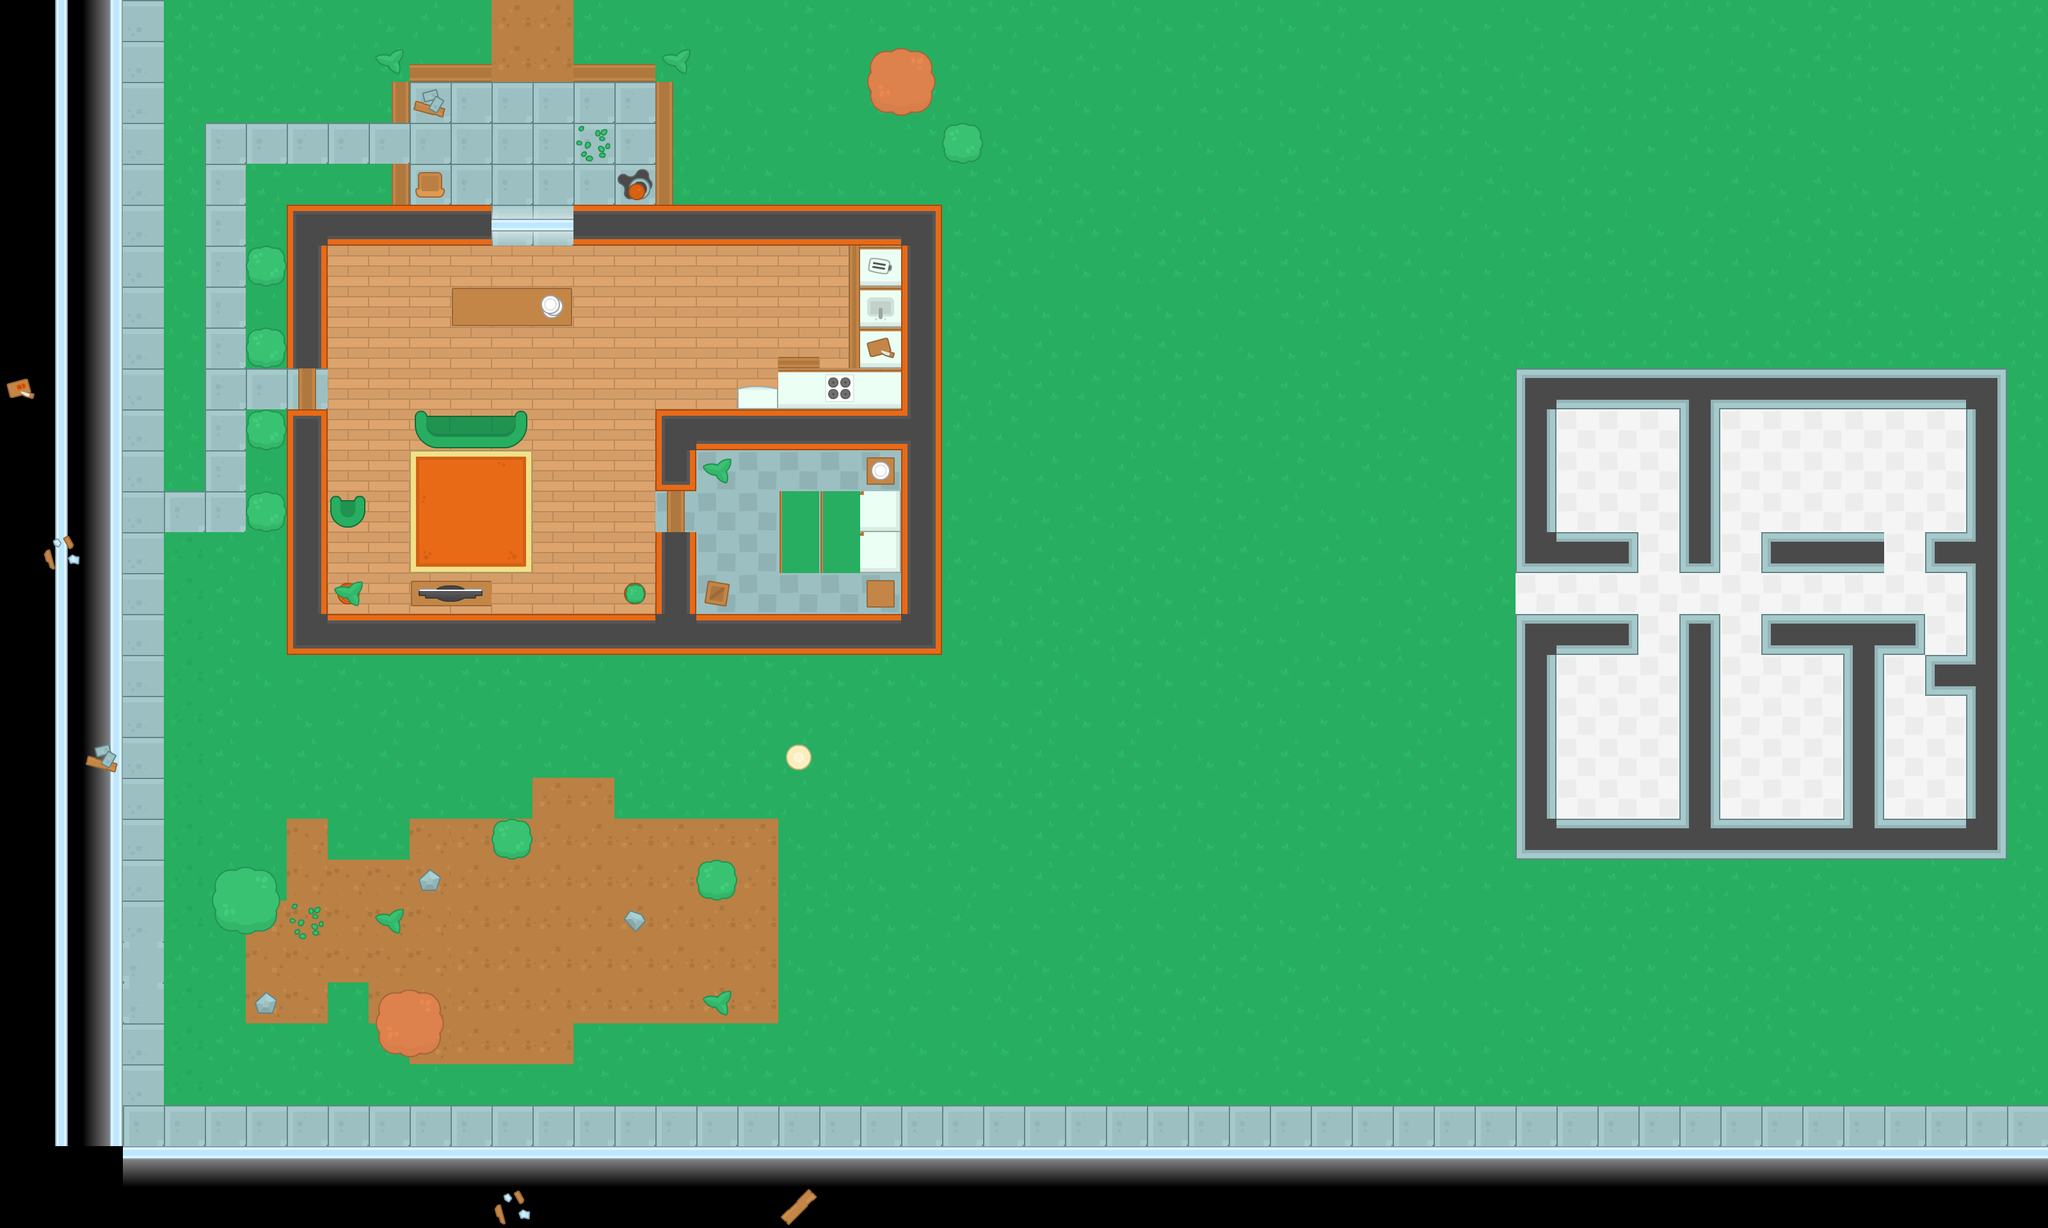

This is a level from a 2D game, rendered from its Tiled map with the project's own tilesets. A one-line summary and the map file follow, with tile-layer data summarised:
An orthogonal 50x30 tile map with 64x64 px tiles, 4 tile layers (Ground, Walls, Items, Decorations) and 70 objects (56x wall, 11x zoimbie, player, health, shotgun).

<map version="1.0" orientation="orthogonal" renderorder="right-down" width="50" height="30" tilewidth="64" tileheight="64" nextobjectid="75">
 <tileset firstgid="1" name="Kenney Topdown Pack" tilewidth="64" tileheight="64" spacing="10" tilecount="540" columns="27">
  <image source="../img/spritesheet_tiles.png" trans="ff00ff" width="1988" height="1470" />
 </tileset>
 <layer name="Ground" width="50" height="30">
  <data>[1500 cells, 1419 non-empty, 25 distinct tile ids]</data>
 </layer>
 <layer name="Walls" width="50" height="30">
  <data>[1500 cells, 74 non-empty, 17 distinct tile ids]</data>
 </layer>
 <layer name="Items" width="50" height="30">
  <data>[1500 cells, 44 non-empty, 27 distinct tile ids]</data>
 </layer>
 <layer name="Decorations" width="50" height="30">
  <data>[1500 cells, 121 non-empty, 42 distinct tile ids]</data>
 </layer>
 <objectgroup name="Obstacles">
  <object id="1" name="wall" x="448" y="320" width="312" height="58" />
  <object id="2" name="player" x="320" y="208" width="48" height="48" />
  <object id="3" name="wall" x="448" y="384" width="64" height="192" />
  <object id="4" name="wall" x="448" y="960" width="1008" height="58" />
  <object id="5" name="wall" x="448" y="640" width="64" height="320" />
  <object id="6" name="wall" x="400" y="400" width="32" height="32" />
  <object id="7" name="wall" x="896" y="320" width="576" height="58" />
  <object id="8" name="wall" x="1408" y="384" width="64" height="576" />
  <object id="9" name="wall" x="1024" y="640" width="384" height="64" />
  <object id="10" name="wall" x="1024" y="704" width="64" height="64" />
  <object id="11" name="wall" x="640" y="896" width="128" height="48" />
  <object id="12" name="wall" x="400" y="528" width="32" height="32" />
  <object id="13" name="wall" x="400" y="656" width="32" height="32" />
  <object id="14" name="wall" x="400" y="784" width="32" height="32" />
  <object id="15" name="wall" x="528" y="784" width="32" height="32" />
  <object id="16" name="wall" x="528" y="912" width="32" height="32" />
  <object id="17" name="wall" x="672" y="656" width="144" height="32" />
  <object id="18" name="wall" x="704" y="448" width="192" height="64" />
  <object id="19" name="wall" x="1344" y="576" width="192" height="64" rotation="-88.5967" />
  <object id="20" name="wall" x="1216" y="576" width="192" height="64" />
  <object id="21" name="wall" x="1488" y="208" width="32" height="32" />
  <object id="22" name="wall" x="1360" y="912" width="32" height="32" />
  <object id="23" name="wall" x="1104" y="912" width="32" height="32" />
  <object id="24" name="wall" x="1104" y="720" width="32" height="32" />
  <object id="25" name="wall" x="1360" y="720" width="32" height="32" />
  <object id="26" name="wall" x="1216" y="768" width="64" height="128" />
  <object id="27" name="wall" x="1216" y="832" width="64" height="128" rotation="-89.833" />
  <object id="28" name="wall" x="1376" y="96" width="64" height="64" />
  <object id="30" name="zoimbie" x="784" y="208" width="48" height="48" />
  <object id="32" name="zoimbie" x="1104" y="448" width="48" height="48" />
  <object id="34" name="wall" x="640" y="256" width="48" height="64" />
  <object id="35" name="wall" x="96" y="0" width="80" height="1792" />
  <object id="36" name="wall" x="112" y="1792" width="3120" height="80" />
  <object id="37" name="wall" x="352" y="1376" width="64" height="64" />
  <object id="38" name="wall" x="608" y="1568" width="64" height="64" />
  <object id="39" name="wall" x="784" y="1296" width="32" height="32" />
  <object id="40" name="wall" x="1104" y="1360" width="32" height="32" />
  <object id="41" name="wall" x="1104" y="1552" width="32" height="32" />
  <object id="42" name="wall" x="976" y="1424" width="32" height="32" />
  <object id="43" name="wall" x="656" y="1360" width="32" height="32" />
  <object id="44" name="wall" x="592" y="1424" width="32" height="32" />
  <object id="45" name="wall" x="464" y="1424" width="32" height="32" />
  <object id="46" name="wall" x="400" y="1552" width="32" height="32" />
  <object id="47" name="wall" x="1232" y="1168" width="32" height="32" />
  <object id="48" name="wall" x="3072" y="592" width="64" height="736" />
  <object id="49" name="wall" x="2368" y="1280" width="704" height="48" />
  <object id="50" name="wall" x="2368" y="976" width="64" height="304" />
  <object id="51" name="wall" x="2368" y="576" width="64" height="304" />
  <object id="52" name="wall" x="2432" y="576" width="640" height="64" />
  <object id="53" name="wall" x="2432" y="832" width="128" height="48" />
  <object id="54" name="wall" x="2624" y="640" width="64" height="240" />
  <object id="55" name="wall" x="2624" y="960" width="64" height="320" />
  <object id="56" name="wall" x="2880" y="1008" width="64" height="272" />
  <object id="57" name="wall" x="2432" y="976" width="128" height="48" />
  <object id="58" name="wall" x="2752" y="960" width="256" height="48" />
  <object id="59" name="wall" x="2752" y="832" width="192" height="64" />
  <object id="60" name="wall" x="3008" y="848" width="64" height="32" />
  <object id="61" name="wall" x="3008" y="1040" width="64" height="32" />
  <object id="62" name="zoimbie" x="1696" y="336" width="48" height="48" />
  <object id="63" name="zoimbie" x="2016" y="496" width="48" height="48" />
  <object id="64" name="zoimbie" x="1904" y="224" width="48" height="48" />
  <object id="65" name="zoimbie" x="1680" y="560" width="48" height="48" />
  <object id="66" name="zoimbie" x="1872" y="656" width="48" height="48" />
  <object id="67" name="zoimbie" x="2112" y="272" width="48" height="48" />
  <object id="68" name="wall" x="176" y="-864" width="3008" height="928" />
  <object id="70" name="health" x="2560" y="912" width="48" height="48" />
  <object id="71" name="zoimbie" x="2528" y="1120" width="48" height="48" />
  <object id="72" name="zoimbie" x="2080" y="1488" width="48" height="48" />
  <object id="73" name="zoimbie" x="2944" y="688" width="48" height="48" />
  <object id="74" name="shotgun" x="944" y="480" width="48" height="48" />
 </objectgroup>
</map>
